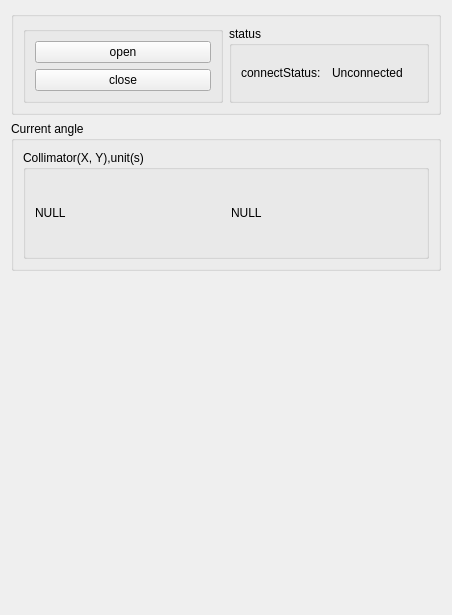
<?xml version="1.0" encoding="UTF-8"?>
<ui version="4.0">
 <class>CollimatorWidgetClass</class>
 <widget class="QWidget" name="CollimatorWidgetClass">
  <property name="geometry">
   <rect>
    <x>0</x>
    <y>0</y>
    <width>452</width>
    <height>615</height>
   </rect>
  </property>
  <property name="windowTitle">
   <string>Form</string>
  </property>
  <layout class="QVBoxLayout" name="verticalLayout">
   <item>
    <widget class="QGroupBox" name="groupBox">
     <property name="title">
      <string/>
     </property>
     <layout class="QHBoxLayout" name="horizontalLayout">
      <item>
       <widget class="QGroupBox" name="groupBox_4">
        <property name="title">
         <string/>
        </property>
        <layout class="QVBoxLayout" name="verticalLayout_3">
         <item>
          <widget class="QPushButton" name="open">
           <property name="text">
            <string>open</string>
           </property>
          </widget>
         </item>
         <item>
          <widget class="QPushButton" name="close">
           <property name="text">
            <string>close</string>
           </property>
          </widget>
         </item>
        </layout>
       </widget>
      </item>
      <item>
       <widget class="QGroupBox" name="groupBox_8">
        <property name="title">
         <string>status</string>
        </property>
        <layout class="QVBoxLayout" name="verticalLayout_4">
         <item>
          <layout class="QHBoxLayout" name="horizontalLayout_8">
           <item>
            <widget class="QLabel" name="label_2">
             <property name="text">
              <string>connectStatus:</string>
             </property>
            </widget>
           </item>
           <item>
            <widget class="QLabel" name="connectStatus">
             <property name="text">
              <string>Unconnected</string>
             </property>
            </widget>
           </item>
          </layout>
         </item>
        </layout>
       </widget>
      </item>
     </layout>
    </widget>
   </item>
   <item>
    <widget class="QGroupBox" name="groupBox_2">
     <property name="minimumSize">
      <size>
       <width>0</width>
       <height>150</height>
      </size>
     </property>
     <property name="title">
      <string>Current angle</string>
     </property>
     <layout class="QHBoxLayout" name="horizontalLayout_5">
      <item>
       <widget class="QGroupBox" name="groupBox_6">
        <property name="title">
         <string>Collimator(X, Y),unit(s)</string>
        </property>
        <layout class="QHBoxLayout" name="horizontalLayout_6">
         <property name="spacing">
          <number>10</number>
         </property>
         <item>
          <widget class="QLabel" name="CollimatorX">
           <property name="text">
            <string>NULL</string>
           </property>
          </widget>
         </item>
         <item>
          <widget class="QLabel" name="CollimatorY">
           <property name="text">
            <string>NULL</string>
           </property>
          </widget>
         </item>
        </layout>
       </widget>
      </item>
     </layout>
    </widget>
   </item>
   <item>
    <spacer name="verticalSpacer">
     <property name="orientation">
      <enum>Qt::Vertical</enum>
     </property>
     <property name="sizeHint" stdset="0">
      <size>
       <width>20</width>
       <height>315</height>
      </size>
     </property>
    </spacer>
   </item>
  </layout>
 </widget>
 <resources/>
 <connections/>
</ui>
